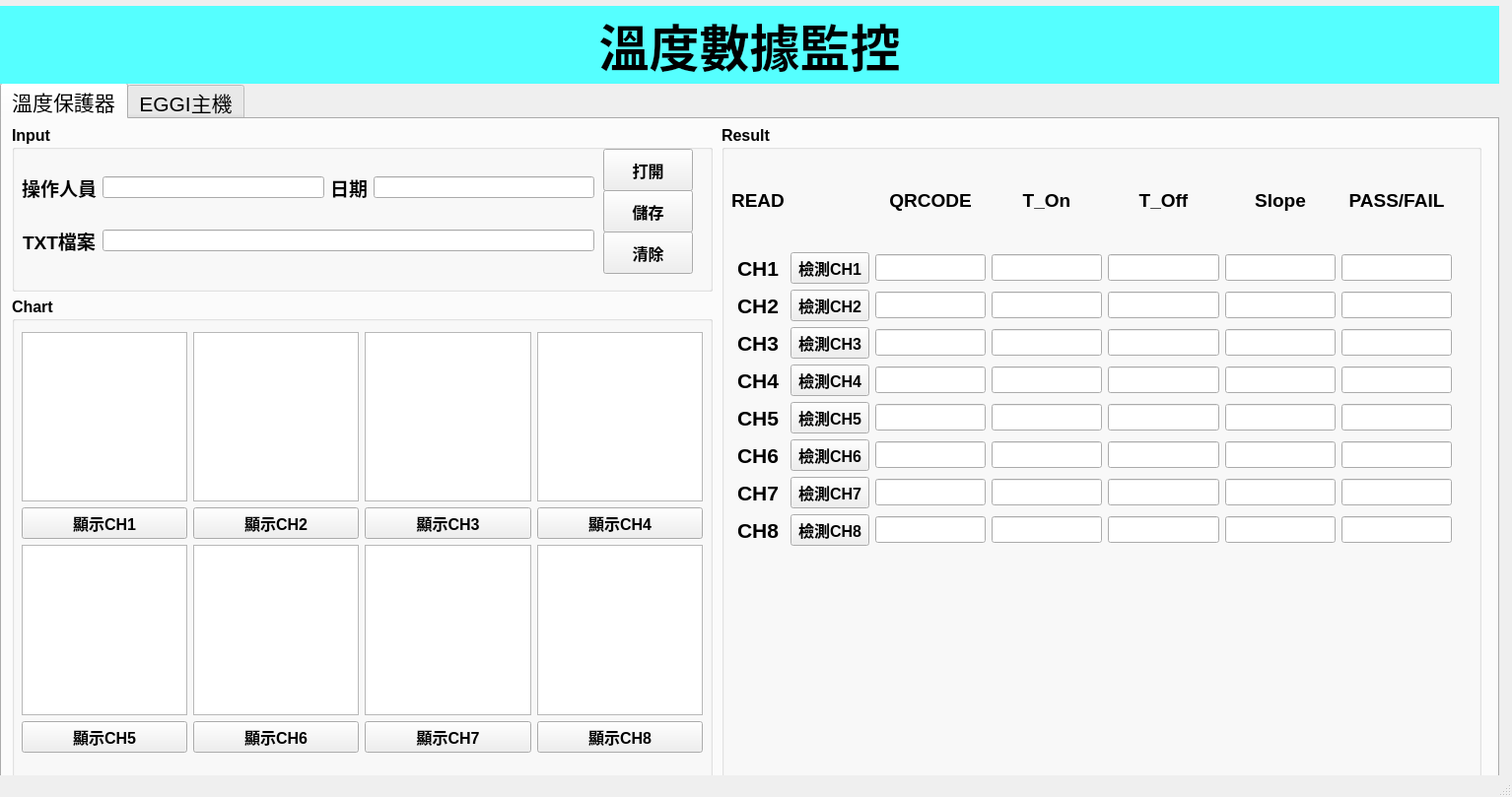
<?xml version="1.0" encoding="UTF-8"?>
<ui version="4.0">
 <class>MainWindow</class>
 <widget class="QMainWindow" name="MainWindow">
  <property name="geometry">
   <rect>
    <x>0</x>
    <y>0</y>
    <width>1534</width>
    <height>809</height>
   </rect>
  </property>
  <property name="windowTitle">
   <string>MainWindow</string>
  </property>
  <widget class="QWidget" name="centralwidget">
   <widget class="QTabWidget" name="tabWidget">
    <property name="geometry">
     <rect>
      <x>0</x>
      <y>84</y>
      <width>1521</width>
      <height>721</height>
     </rect>
    </property>
    <property name="font">
     <font>
      <pointsize>16</pointsize>
     </font>
    </property>
    <property name="currentIndex">
     <number>0</number>
    </property>
    <widget class="QWidget" name="tab_Sulink">
     <attribute name="title">
      <string>溫度保護器</string>
     </attribute>
     <widget class="QGroupBox" name="Input_box">
      <property name="geometry">
       <rect>
        <x>10</x>
        <y>6</y>
        <width>711</width>
        <height>169</height>
       </rect>
      </property>
      <property name="font">
       <font>
        <pointsize>12</pointsize>
        <weight>75</weight>
        <italic>false</italic>
        <bold>true</bold>
        <underline>false</underline>
        <strikeout>false</strikeout>
        <kerning>true</kerning>
       </font>
      </property>
      <property name="styleSheet">
       <string notr="true">QGroupBox {
            border-color: rgb(156, 156, 156);
        }</string>
      </property>
      <property name="title">
       <string>Input</string>
      </property>
      <widget class="QPushButton" name="btn_opentxt">
       <property name="geometry">
        <rect>
         <x>600</x>
         <y>24</y>
         <width>91</width>
         <height>43</height>
        </rect>
       </property>
       <property name="font">
        <font>
         <pointsize>12</pointsize>
         <weight>75</weight>
         <italic>false</italic>
         <bold>true</bold>
         <underline>false</underline>
         <strikeout>false</strikeout>
         <kerning>true</kerning>
        </font>
       </property>
       <property name="text">
        <string>打開</string>
       </property>
      </widget>
      <widget class="QPushButton" name="btn_save">
       <property name="geometry">
        <rect>
         <x>600</x>
         <y>66</y>
         <width>91</width>
         <height>43</height>
        </rect>
       </property>
       <property name="font">
        <font>
         <pointsize>12</pointsize>
         <weight>75</weight>
         <italic>false</italic>
         <bold>true</bold>
         <underline>false</underline>
         <strikeout>false</strikeout>
         <kerning>true</kerning>
        </font>
       </property>
       <property name="text">
        <string>儲存</string>
       </property>
      </widget>
      <widget class="QPushButton" name="btn_clean">
       <property name="geometry">
        <rect>
         <x>600</x>
         <y>108</y>
         <width>91</width>
         <height>43</height>
        </rect>
       </property>
       <property name="font">
        <font>
         <pointsize>12</pointsize>
         <weight>75</weight>
         <italic>false</italic>
         <bold>true</bold>
         <underline>false</underline>
         <strikeout>false</strikeout>
         <kerning>true</kerning>
        </font>
       </property>
       <property name="text">
        <string>清除</string>
       </property>
      </widget>
      <widget class="QWidget" name="layoutWidget">
       <property name="geometry">
        <rect>
         <x>10</x>
         <y>30</y>
         <width>581</width>
         <height>121</height>
        </rect>
       </property>
       <layout class="QGridLayout" name="gridLayout_2">
        <item row="0" column="0">
         <widget class="QLabel" name="label_name">
          <property name="font">
           <font>
            <pointsize>14</pointsize>
            <weight>75</weight>
            <italic>false</italic>
            <bold>true</bold>
            <underline>false</underline>
            <strikeout>false</strikeout>
            <kerning>true</kerning>
           </font>
          </property>
          <property name="text">
           <string>操作人員</string>
          </property>
          <property name="alignment">
           <set>Qt::AlignCenter</set>
          </property>
         </widget>
        </item>
        <item row="0" column="1">
         <widget class="QLineEdit" name="input_name"/>
        </item>
        <item row="0" column="2">
         <widget class="QLabel" name="label_datetime">
          <property name="font">
           <font>
            <pointsize>14</pointsize>
            <weight>75</weight>
            <italic>false</italic>
            <bold>true</bold>
            <underline>false</underline>
            <strikeout>false</strikeout>
            <kerning>true</kerning>
           </font>
          </property>
          <property name="text">
           <string>日期</string>
          </property>
          <property name="alignment">
           <set>Qt::AlignCenter</set>
          </property>
         </widget>
        </item>
        <item row="0" column="3">
         <widget class="QLineEdit" name="output_datetime"/>
        </item>
        <item row="1" column="0">
         <widget class="QLabel" name="label_txt_2">
          <property name="font">
           <font>
            <pointsize>14</pointsize>
            <weight>75</weight>
            <italic>false</italic>
            <bold>true</bold>
            <underline>false</underline>
            <strikeout>false</strikeout>
            <kerning>true</kerning>
           </font>
          </property>
          <property name="text">
           <string>TXT檔案</string>
          </property>
          <property name="alignment">
           <set>Qt::AlignCenter</set>
          </property>
         </widget>
        </item>
        <item row="1" column="1" colspan="3">
         <widget class="QLineEdit" name="input_file"/>
        </item>
       </layout>
      </widget>
     </widget>
     <widget class="QGroupBox" name="Chart_box">
      <property name="geometry">
       <rect>
        <x>10</x>
        <y>180</y>
        <width>711</width>
        <height>493</height>
       </rect>
      </property>
      <property name="font">
       <font>
        <pointsize>12</pointsize>
        <weight>75</weight>
        <bold>true</bold>
       </font>
      </property>
      <property name="title">
       <string>Chart</string>
      </property>
      <widget class="QSplitter" name="splitter_2">
       <property name="geometry">
        <rect>
         <x>16</x>
         <y>156</y>
         <width>0</width>
         <height>0</height>
        </rect>
       </property>
       <property name="orientation">
        <enum>Qt::Vertical</enum>
       </property>
       <widget class="QWidget" name="widget_6" native="true">
        <property name="styleSheet">
         <string notr="true">background-color: rgb(255, 255, 255);</string>
        </property>
       </widget>
       <widget class="QWidget" name="widget_7" native="true">
        <property name="styleSheet">
         <string notr="true">background-color: rgb(255, 255, 255);</string>
        </property>
       </widget>
       <widget class="QWidget" name="widget_8" native="true">
        <property name="styleSheet">
         <string notr="true">background-color: rgb(255, 255, 255);</string>
        </property>
       </widget>
       <widget class="QWidget" name="widget_5" native="true">
        <property name="styleSheet">
         <string notr="true">background-color: rgb(255, 255, 255);</string>
        </property>
       </widget>
      </widget>
      <widget class="QWidget" name="layoutWidget_2">
       <property name="geometry">
        <rect>
         <x>10</x>
         <y>36</y>
         <width>691</width>
         <height>427</height>
        </rect>
       </property>
       <layout class="QGridLayout" name="gridLayout_3">
        <item row="3" column="1">
         <widget class="QPushButton" name="ch6_display">
          <property name="text">
           <string>顯示CH6</string>
          </property>
         </widget>
        </item>
        <item row="3" column="2">
         <widget class="QPushButton" name="ch7_display">
          <property name="text">
           <string>顯示CH7</string>
          </property>
         </widget>
        </item>
        <item row="3" column="3">
         <widget class="QPushButton" name="ch8_display">
          <property name="text">
           <string>顯示CH8</string>
          </property>
         </widget>
        </item>
        <item row="1" column="2">
         <widget class="QPushButton" name="ch3_display">
          <property name="text">
           <string>顯示CH3</string>
          </property>
         </widget>
        </item>
        <item row="0" column="2">
         <widget class="QGraphicsView" name="ch3_chart"/>
        </item>
        <item row="2" column="2">
         <widget class="QGraphicsView" name="ch7_chart"/>
        </item>
        <item row="2" column="3">
         <widget class="QGraphicsView" name="ch8_chart"/>
        </item>
        <item row="0" column="3">
         <widget class="QGraphicsView" name="ch4_chart"/>
        </item>
        <item row="1" column="0">
         <widget class="QPushButton" name="ch1_display">
          <property name="text">
           <string>顯示CH1</string>
          </property>
         </widget>
        </item>
        <item row="0" column="0">
         <widget class="QGraphicsView" name="ch1_chart"/>
        </item>
        <item row="2" column="1">
         <widget class="QGraphicsView" name="ch6_chart"/>
        </item>
        <item row="1" column="1">
         <widget class="QPushButton" name="ch2_display">
          <property name="text">
           <string>顯示CH2</string>
          </property>
         </widget>
        </item>
        <item row="2" column="0">
         <widget class="QGraphicsView" name="ch5_chart"/>
        </item>
        <item row="0" column="1">
         <widget class="QGraphicsView" name="ch2_chart"/>
        </item>
        <item row="3" column="0">
         <widget class="QPushButton" name="ch5_display">
          <property name="text">
           <string>顯示CH5</string>
          </property>
         </widget>
        </item>
        <item row="1" column="3">
         <widget class="QPushButton" name="ch4_display">
          <property name="text">
           <string>顯示CH4</string>
          </property>
         </widget>
        </item>
       </layout>
      </widget>
     </widget>
     <widget class="QGroupBox" name="Result_box">
      <property name="geometry">
       <rect>
        <x>730</x>
        <y>6</y>
        <width>771</width>
        <height>667</height>
       </rect>
      </property>
      <property name="font">
       <font>
        <pointsize>12</pointsize>
        <weight>75</weight>
        <bold>true</bold>
       </font>
      </property>
      <property name="title">
       <string>Result</string>
      </property>
      <widget class="QWidget" name="">
       <property name="geometry">
        <rect>
         <x>10</x>
         <y>30</y>
         <width>731</width>
         <height>397</height>
        </rect>
       </property>
       <layout class="QGridLayout" name="gridLayout">
        <item row="4" column="5">
         <widget class="QLineEdit" name="ch4_slope">
          <property name="alignment">
           <set>Qt::AlignCenter</set>
          </property>
         </widget>
        </item>
        <item row="1" column="3">
         <widget class="QLineEdit" name="ch1_T_On">
          <property name="alignment">
           <set>Qt::AlignCenter</set>
          </property>
         </widget>
        </item>
        <item row="7" column="5">
         <widget class="QLineEdit" name="ch7_slope">
          <property name="alignment">
           <set>Qt::AlignCenter</set>
          </property>
         </widget>
        </item>
        <item row="2" column="3">
         <widget class="QLineEdit" name="ch2_T_On">
          <property name="alignment">
           <set>Qt::AlignCenter</set>
          </property>
         </widget>
        </item>
        <item row="4" column="4">
         <widget class="QLineEdit" name="ch4_T_Off">
          <property name="alignment">
           <set>Qt::AlignCenter</set>
          </property>
         </widget>
        </item>
        <item row="6" column="5">
         <widget class="QLineEdit" name="ch6_slope">
          <property name="alignment">
           <set>Qt::AlignCenter</set>
          </property>
         </widget>
        </item>
        <item row="5" column="4">
         <widget class="QLineEdit" name="ch5_T_Off">
          <property name="alignment">
           <set>Qt::AlignCenter</set>
          </property>
         </widget>
        </item>
        <item row="6" column="2">
         <widget class="QLineEdit" name="ch6_qrcodelable">
          <property name="alignment">
           <set>Qt::AlignCenter</set>
          </property>
         </widget>
        </item>
        <item row="8" column="5">
         <widget class="QLineEdit" name="ch8_slope">
          <property name="alignment">
           <set>Qt::AlignCenter</set>
          </property>
         </widget>
        </item>
        <item row="2" column="1">
         <widget class="QPushButton" name="ch2_qrcode">
          <property name="text">
           <string>檢測CH2</string>
          </property>
         </widget>
        </item>
        <item row="1" column="0">
         <widget class="QLabel" name="label_ch1">
          <property name="font">
           <font>
            <pointsize>16</pointsize>
            <weight>75</weight>
            <bold>true</bold>
           </font>
          </property>
          <property name="text">
           <string>CH1</string>
          </property>
          <property name="alignment">
           <set>Qt::AlignCenter</set>
          </property>
         </widget>
        </item>
        <item row="7" column="0">
         <widget class="QLabel" name="label_ch7">
          <property name="font">
           <font>
            <pointsize>16</pointsize>
            <weight>75</weight>
            <bold>true</bold>
           </font>
          </property>
          <property name="text">
           <string>CH7</string>
          </property>
          <property name="alignment">
           <set>Qt::AlignCenter</set>
          </property>
         </widget>
        </item>
        <item row="3" column="3">
         <widget class="QLineEdit" name="ch3_T_On">
          <property name="alignment">
           <set>Qt::AlignCenter</set>
          </property>
         </widget>
        </item>
        <item row="3" column="6">
         <widget class="QLineEdit" name="ch3_PF">
          <property name="alignment">
           <set>Qt::AlignCenter</set>
          </property>
         </widget>
        </item>
        <item row="5" column="6">
         <widget class="QLineEdit" name="ch5_PF">
          <property name="alignment">
           <set>Qt::AlignCenter</set>
          </property>
         </widget>
        </item>
        <item row="2" column="0">
         <widget class="QLabel" name="label_ch2">
          <property name="font">
           <font>
            <pointsize>16</pointsize>
            <weight>75</weight>
            <bold>true</bold>
           </font>
          </property>
          <property name="text">
           <string>CH2</string>
          </property>
          <property name="alignment">
           <set>Qt::AlignCenter</set>
          </property>
         </widget>
        </item>
        <item row="5" column="0">
         <widget class="QLabel" name="label_ch5">
          <property name="font">
           <font>
            <pointsize>16</pointsize>
            <weight>75</weight>
            <bold>true</bold>
           </font>
          </property>
          <property name="text">
           <string>CH5</string>
          </property>
          <property name="alignment">
           <set>Qt::AlignCenter</set>
          </property>
         </widget>
        </item>
        <item row="8" column="0">
         <widget class="QLabel" name="label_ch8">
          <property name="font">
           <font>
            <pointsize>16</pointsize>
            <weight>75</weight>
            <bold>true</bold>
           </font>
          </property>
          <property name="text">
           <string>CH8</string>
          </property>
          <property name="alignment">
           <set>Qt::AlignCenter</set>
          </property>
         </widget>
        </item>
        <item row="3" column="4">
         <widget class="QLineEdit" name="ch3_T_Off">
          <property name="alignment">
           <set>Qt::AlignCenter</set>
          </property>
         </widget>
        </item>
        <item row="5" column="5">
         <widget class="QLineEdit" name="ch5_slope">
          <property name="alignment">
           <set>Qt::AlignCenter</set>
          </property>
         </widget>
        </item>
        <item row="8" column="6">
         <widget class="QLineEdit" name="ch8_PF">
          <property name="alignment">
           <set>Qt::AlignCenter</set>
          </property>
         </widget>
        </item>
        <item row="2" column="4">
         <widget class="QLineEdit" name="ch2_T_Off">
          <property name="alignment">
           <set>Qt::AlignCenter</set>
          </property>
         </widget>
        </item>
        <item row="2" column="2">
         <widget class="QLineEdit" name="ch2_qrcodelable">
          <property name="alignment">
           <set>Qt::AlignCenter</set>
          </property>
         </widget>
        </item>
        <item row="5" column="1">
         <widget class="QPushButton" name="ch5_qrcode">
          <property name="text">
           <string>檢測CH5</string>
          </property>
         </widget>
        </item>
        <item row="1" column="2">
         <widget class="QLineEdit" name="ch1_qrcodelable">
          <property name="alignment">
           <set>Qt::AlignCenter</set>
          </property>
         </widget>
        </item>
        <item row="1" column="5">
         <widget class="QLineEdit" name="ch1_slope">
          <property name="alignment">
           <set>Qt::AlignCenter</set>
          </property>
         </widget>
        </item>
        <item row="7" column="2">
         <widget class="QLineEdit" name="ch7_qrcodelable">
          <property name="alignment">
           <set>Qt::AlignCenter</set>
          </property>
         </widget>
        </item>
        <item row="8" column="3">
         <widget class="QLineEdit" name="ch8_T_On">
          <property name="alignment">
           <set>Qt::AlignCenter</set>
          </property>
         </widget>
        </item>
        <item row="1" column="4">
         <widget class="QLineEdit" name="ch1_T_Off">
          <property name="alignment">
           <set>Qt::AlignCenter</set>
          </property>
         </widget>
        </item>
        <item row="7" column="4">
         <widget class="QLineEdit" name="ch7_T_Off">
          <property name="alignment">
           <set>Qt::AlignCenter</set>
          </property>
         </widget>
        </item>
        <item row="7" column="1">
         <widget class="QPushButton" name="ch7_qrcode">
          <property name="text">
           <string>檢測CH7</string>
          </property>
         </widget>
        </item>
        <item row="3" column="5">
         <widget class="QLineEdit" name="ch3_slope">
          <property name="alignment">
           <set>Qt::AlignCenter</set>
          </property>
         </widget>
        </item>
        <item row="7" column="3">
         <widget class="QLineEdit" name="ch7_T_On">
          <property name="alignment">
           <set>Qt::AlignCenter</set>
          </property>
         </widget>
        </item>
        <item row="6" column="6">
         <widget class="QLineEdit" name="ch6_PF">
          <property name="alignment">
           <set>Qt::AlignCenter</set>
          </property>
         </widget>
        </item>
        <item row="4" column="1">
         <widget class="QPushButton" name="ch4_qrcode">
          <property name="text">
           <string>檢測CH4</string>
          </property>
         </widget>
        </item>
        <item row="5" column="3">
         <widget class="QLineEdit" name="ch5_T_On">
          <property name="alignment">
           <set>Qt::AlignCenter</set>
          </property>
         </widget>
        </item>
        <item row="3" column="1">
         <widget class="QPushButton" name="ch3_qrcode">
          <property name="text">
           <string>檢測CH3</string>
          </property>
         </widget>
        </item>
        <item row="1" column="1">
         <widget class="QPushButton" name="ch1_qrcode">
          <property name="text">
           <string>檢測CH1</string>
          </property>
         </widget>
        </item>
        <item row="6" column="3">
         <widget class="QLineEdit" name="ch6_T_On">
          <property name="alignment">
           <set>Qt::AlignCenter</set>
          </property>
         </widget>
        </item>
        <item row="2" column="5">
         <widget class="QLineEdit" name="ch2_slope">
          <property name="alignment">
           <set>Qt::AlignCenter</set>
          </property>
         </widget>
        </item>
        <item row="3" column="2">
         <widget class="QLineEdit" name="ch3_qrcodelable">
          <property name="alignment">
           <set>Qt::AlignCenter</set>
          </property>
         </widget>
        </item>
        <item row="4" column="0">
         <widget class="QLabel" name="label_ch4">
          <property name="font">
           <font>
            <pointsize>16</pointsize>
            <weight>75</weight>
            <bold>true</bold>
           </font>
          </property>
          <property name="text">
           <string>CH4</string>
          </property>
          <property name="alignment">
           <set>Qt::AlignCenter</set>
          </property>
         </widget>
        </item>
        <item row="3" column="0">
         <widget class="QLabel" name="label_ch3">
          <property name="font">
           <font>
            <pointsize>16</pointsize>
            <weight>75</weight>
            <bold>true</bold>
           </font>
          </property>
          <property name="text">
           <string>CH3</string>
          </property>
          <property name="alignment">
           <set>Qt::AlignCenter</set>
          </property>
         </widget>
        </item>
        <item row="7" column="6">
         <widget class="QLineEdit" name="ch7_PF">
          <property name="alignment">
           <set>Qt::AlignCenter</set>
          </property>
         </widget>
        </item>
        <item row="6" column="4">
         <widget class="QLineEdit" name="ch6_T_Off">
          <property name="alignment">
           <set>Qt::AlignCenter</set>
          </property>
         </widget>
        </item>
        <item row="1" column="6">
         <widget class="QLineEdit" name="ch1_PF">
          <property name="alignment">
           <set>Qt::AlignCenter</set>
          </property>
         </widget>
        </item>
        <item row="8" column="4">
         <widget class="QLineEdit" name="ch8_T_Off">
          <property name="alignment">
           <set>Qt::AlignCenter</set>
          </property>
         </widget>
        </item>
        <item row="4" column="6">
         <widget class="QLineEdit" name="ch4_PF">
          <property name="alignment">
           <set>Qt::AlignCenter</set>
          </property>
         </widget>
        </item>
        <item row="8" column="2">
         <widget class="QLineEdit" name="ch8_qrcodelable">
          <property name="alignment">
           <set>Qt::AlignCenter</set>
          </property>
         </widget>
        </item>
        <item row="6" column="1">
         <widget class="QPushButton" name="ch6_qrcode">
          <property name="text">
           <string>檢測CH6</string>
          </property>
         </widget>
        </item>
        <item row="8" column="1">
         <widget class="QPushButton" name="ch8_qrcode">
          <property name="text">
           <string>檢測CH8</string>
          </property>
         </widget>
        </item>
        <item row="2" column="6">
         <widget class="QLineEdit" name="ch2_PF">
          <property name="alignment">
           <set>Qt::AlignCenter</set>
          </property>
         </widget>
        </item>
        <item row="6" column="0">
         <widget class="QLabel" name="label_ch6">
          <property name="font">
           <font>
            <pointsize>16</pointsize>
            <weight>75</weight>
            <bold>true</bold>
           </font>
          </property>
          <property name="text">
           <string>CH6</string>
          </property>
          <property name="alignment">
           <set>Qt::AlignCenter</set>
          </property>
         </widget>
        </item>
        <item row="5" column="2">
         <widget class="QLineEdit" name="ch5_qrcodelable">
          <property name="alignment">
           <set>Qt::AlignCenter</set>
          </property>
         </widget>
        </item>
        <item row="4" column="2">
         <widget class="QLineEdit" name="ch4_qrcodelable">
          <property name="alignment">
           <set>Qt::AlignCenter</set>
          </property>
         </widget>
        </item>
        <item row="4" column="3">
         <widget class="QLineEdit" name="ch4_T_On">
          <property name="alignment">
           <set>Qt::AlignCenter</set>
          </property>
         </widget>
        </item>
        <item row="0" column="2">
         <widget class="QLabel" name="label_qrcode">
          <property name="font">
           <font>
            <pointsize>14</pointsize>
            <weight>75</weight>
            <bold>true</bold>
           </font>
          </property>
          <property name="text">
           <string>QRCODE</string>
          </property>
          <property name="alignment">
           <set>Qt::AlignCenter</set>
          </property>
         </widget>
        </item>
        <item row="0" column="3">
         <widget class="QLabel" name="label_T_On">
          <property name="font">
           <font>
            <pointsize>14</pointsize>
            <weight>75</weight>
            <bold>true</bold>
           </font>
          </property>
          <property name="text">
           <string>T_On</string>
          </property>
          <property name="alignment">
           <set>Qt::AlignCenter</set>
          </property>
         </widget>
        </item>
        <item row="0" column="4">
         <widget class="QLabel" name="label_T_Off">
          <property name="font">
           <font>
            <pointsize>14</pointsize>
            <weight>75</weight>
            <bold>true</bold>
           </font>
          </property>
          <property name="text">
           <string>T_Off</string>
          </property>
          <property name="alignment">
           <set>Qt::AlignCenter</set>
          </property>
         </widget>
        </item>
        <item row="0" column="5">
         <widget class="QLabel" name="label_Slope">
          <property name="font">
           <font>
            <pointsize>14</pointsize>
            <weight>75</weight>
            <bold>true</bold>
           </font>
          </property>
          <property name="text">
           <string>Slope</string>
          </property>
          <property name="alignment">
           <set>Qt::AlignCenter</set>
          </property>
         </widget>
        </item>
        <item row="0" column="6">
         <widget class="QLabel" name="label_T_On_14">
          <property name="font">
           <font>
            <pointsize>14</pointsize>
            <weight>75</weight>
            <bold>true</bold>
           </font>
          </property>
          <property name="text">
           <string>PASS/FAIL</string>
          </property>
          <property name="alignment">
           <set>Qt::AlignCenter</set>
          </property>
         </widget>
        </item>
        <item row="0" column="0">
         <widget class="QLabel" name="label_qrcode_2">
          <property name="font">
           <font>
            <pointsize>14</pointsize>
            <weight>75</weight>
            <bold>true</bold>
           </font>
          </property>
          <property name="text">
           <string>READ</string>
          </property>
          <property name="alignment">
           <set>Qt::AlignCenter</set>
          </property>
         </widget>
        </item>
       </layout>
      </widget>
      <widget class="QLabel" name="label_4">
       <property name="geometry">
        <rect>
         <x>112</x>
         <y>79</y>
         <width>84</width>
         <height>28</height>
        </rect>
       </property>
       <property name="text">
        <string/>
       </property>
      </widget>
     </widget>
    </widget>
    <widget class="QWidget" name="tab_hardware">
     <attribute name="title">
      <string>EGGI主機</string>
     </attribute>
     <widget class="QGroupBox" name="com_Input_box">
      <property name="geometry">
       <rect>
        <x>10</x>
        <y>6</y>
        <width>711</width>
        <height>169</height>
       </rect>
      </property>
      <property name="font">
       <font>
        <pointsize>12</pointsize>
        <weight>75</weight>
        <italic>false</italic>
        <bold>true</bold>
        <underline>false</underline>
        <strikeout>false</strikeout>
        <kerning>true</kerning>
       </font>
      </property>
      <property name="styleSheet">
       <string notr="true">border-color:black</string>
      </property>
      <property name="title">
       <string>Input</string>
      </property>
      <widget class="QPushButton" name="com_btn_opentxt">
       <property name="geometry">
        <rect>
         <x>600</x>
         <y>24</y>
         <width>91</width>
         <height>43</height>
        </rect>
       </property>
       <property name="font">
        <font>
         <pointsize>12</pointsize>
         <weight>75</weight>
         <italic>false</italic>
         <bold>true</bold>
         <underline>false</underline>
         <strikeout>false</strikeout>
         <kerning>true</kerning>
        </font>
       </property>
       <property name="text">
        <string>打開</string>
       </property>
      </widget>
      <widget class="QPushButton" name="com_btn_save">
       <property name="geometry">
        <rect>
         <x>600</x>
         <y>66</y>
         <width>91</width>
         <height>43</height>
        </rect>
       </property>
       <property name="font">
        <font>
         <pointsize>12</pointsize>
         <weight>75</weight>
         <italic>false</italic>
         <bold>true</bold>
         <underline>false</underline>
         <strikeout>false</strikeout>
         <kerning>true</kerning>
        </font>
       </property>
       <property name="text">
        <string>儲存</string>
       </property>
      </widget>
      <widget class="QPushButton" name="com_btn_clean">
       <property name="geometry">
        <rect>
         <x>600</x>
         <y>108</y>
         <width>91</width>
         <height>43</height>
        </rect>
       </property>
       <property name="font">
        <font>
         <pointsize>12</pointsize>
         <weight>75</weight>
         <italic>false</italic>
         <bold>true</bold>
         <underline>false</underline>
         <strikeout>false</strikeout>
         <kerning>true</kerning>
        </font>
       </property>
       <property name="text">
        <string>清除</string>
       </property>
      </widget>
      <widget class="QWidget" name="layoutWidget_4">
       <property name="geometry">
        <rect>
         <x>10</x>
         <y>30</y>
         <width>581</width>
         <height>121</height>
        </rect>
       </property>
       <layout class="QGridLayout" name="gridLayout_4">
        <item row="0" column="0">
         <widget class="QLabel" name="com_label_name">
          <property name="font">
           <font>
            <pointsize>14</pointsize>
            <weight>75</weight>
            <italic>false</italic>
            <bold>true</bold>
            <underline>false</underline>
            <strikeout>false</strikeout>
            <kerning>true</kerning>
           </font>
          </property>
          <property name="text">
           <string>操作人員</string>
          </property>
          <property name="alignment">
           <set>Qt::AlignCenter</set>
          </property>
         </widget>
        </item>
        <item row="0" column="1">
         <widget class="QLineEdit" name="com_input_name"/>
        </item>
        <item row="0" column="2">
         <widget class="QLabel" name="com_label_datetime">
          <property name="font">
           <font>
            <pointsize>14</pointsize>
            <weight>75</weight>
            <italic>false</italic>
            <bold>true</bold>
            <underline>false</underline>
            <strikeout>false</strikeout>
            <kerning>true</kerning>
           </font>
          </property>
          <property name="text">
           <string>日期</string>
          </property>
          <property name="alignment">
           <set>Qt::AlignCenter</set>
          </property>
         </widget>
        </item>
        <item row="0" column="3">
         <widget class="QLineEdit" name="com_output_datetime"/>
        </item>
        <item row="1" column="0">
         <widget class="QLabel" name="com_label_txt">
          <property name="font">
           <font>
            <pointsize>14</pointsize>
            <weight>75</weight>
            <italic>false</italic>
            <bold>true</bold>
            <underline>false</underline>
            <strikeout>false</strikeout>
            <kerning>true</kerning>
           </font>
          </property>
          <property name="text">
           <string>TXT檔案</string>
          </property>
          <property name="alignment">
           <set>Qt::AlignCenter</set>
          </property>
         </widget>
        </item>
        <item row="1" column="1" colspan="3">
         <widget class="QLineEdit" name="com_input_file"/>
        </item>
       </layout>
      </widget>
     </widget>
     <widget class="QGroupBox" name="com_Chart_box">
      <property name="geometry">
       <rect>
        <x>10</x>
        <y>180</y>
        <width>711</width>
        <height>487</height>
       </rect>
      </property>
      <property name="font">
       <font>
        <pointsize>12</pointsize>
        <weight>75</weight>
        <bold>true</bold>
       </font>
      </property>
      <property name="title">
       <string>Chart</string>
      </property>
      <widget class="QGraphicsView" name="lid_chart">
       <property name="geometry">
        <rect>
         <x>10</x>
         <y>36</y>
         <width>681</width>
         <height>205</height>
        </rect>
       </property>
      </widget>
      <widget class="QGraphicsView" name="well_chart">
       <property name="geometry">
        <rect>
         <x>10</x>
         <y>246</y>
         <width>681</width>
         <height>205</height>
        </rect>
       </property>
      </widget>
     </widget>
     <widget class="QGroupBox" name="com_result">
      <property name="geometry">
       <rect>
        <x>730</x>
        <y>6</y>
        <width>771</width>
        <height>661</height>
       </rect>
      </property>
      <property name="font">
       <font>
        <pointsize>12</pointsize>
        <weight>75</weight>
        <bold>true</bold>
       </font>
      </property>
      <property name="title">
       <string>Result</string>
      </property>
      <widget class="QWidget" name="layoutWidget">
       <property name="geometry">
        <rect>
         <x>70</x>
         <y>30</y>
         <width>641</width>
         <height>127</height>
        </rect>
       </property>
       <layout class="QGridLayout" name="gridLayout_5">
        <item row="1" column="1">
         <widget class="QLineEdit" name="lineEdit_2"/>
        </item>
        <item row="0" column="1">
         <widget class="QLabel" name="label">
          <property name="font">
           <font>
            <pointsize>14</pointsize>
            <weight>75</weight>
            <bold>true</bold>
           </font>
          </property>
          <property name="text">
           <string>上蓋溫度</string>
          </property>
          <property name="alignment">
           <set>Qt::AlignCenter</set>
          </property>
         </widget>
        </item>
        <item row="0" column="3">
         <widget class="QLabel" name="label_2">
          <property name="font">
           <font>
            <pointsize>14</pointsize>
            <weight>75</weight>
            <bold>true</bold>
           </font>
          </property>
          <property name="text">
           <string>Well溫度</string>
          </property>
          <property name="alignment">
           <set>Qt::AlignCenter</set>
          </property>
         </widget>
        </item>
        <item row="0" column="4">
         <widget class="QLabel" name="label_3">
          <property name="text">
           <string>Pass/Fail</string>
          </property>
          <property name="alignment">
           <set>Qt::AlignCenter</set>
          </property>
         </widget>
        </item>
        <item row="1" column="3">
         <widget class="QLineEdit" name="lineEdit"/>
        </item>
        <item row="1" column="4">
         <widget class="QLineEdit" name="lineEdit_3"/>
        </item>
        <item row="2" column="0">
         <widget class="QLabel" name="label_7">
          <property name="font">
           <font>
            <pointsize>14</pointsize>
            <weight>75</weight>
            <bold>true</bold>
           </font>
          </property>
          <property name="text">
           <string>Step2</string>
          </property>
          <property name="alignment">
           <set>Qt::AlignCenter</set>
          </property>
         </widget>
        </item>
        <item row="1" column="0">
         <widget class="QLabel" name="label_8">
          <property name="font">
           <font>
            <pointsize>14</pointsize>
            <weight>75</weight>
            <bold>true</bold>
           </font>
          </property>
          <property name="text">
           <string>Step1</string>
          </property>
          <property name="alignment">
           <set>Qt::AlignCenter</set>
          </property>
         </widget>
        </item>
        <item row="0" column="2">
         <widget class="QLabel" name="label_9">
          <property name="font">
           <font>
            <pointsize>14</pointsize>
            <weight>75</weight>
            <bold>true</bold>
           </font>
          </property>
          <property name="text">
           <string>Pass/Fail</string>
          </property>
          <property name="alignment">
           <set>Qt::AlignCenter</set>
          </property>
         </widget>
        </item>
        <item row="2" column="1">
         <widget class="QLineEdit" name="lineEdit_5"/>
        </item>
        <item row="2" column="3">
         <widget class="QLineEdit" name="lineEdit_7"/>
        </item>
        <item row="2" column="4">
         <widget class="QLineEdit" name="lineEdit_8"/>
        </item>
        <item row="1" column="2">
         <widget class="QLineEdit" name="lineEdit_13"/>
        </item>
        <item row="2" column="2">
         <widget class="QLineEdit" name="lineEdit_14"/>
        </item>
       </layout>
      </widget>
     </widget>
    </widget>
   </widget>
   <widget class="QLabel" name="EGGI_Title">
    <property name="geometry">
     <rect>
      <x>0</x>
      <y>6</y>
      <width>1521</width>
      <height>79</height>
     </rect>
    </property>
    <property name="font">
     <font>
      <pointsize>38</pointsize>
      <weight>75</weight>
      <bold>true</bold>
      <underline>false</underline>
     </font>
    </property>
    <property name="cursor">
     <cursorShape>ArrowCursor</cursorShape>
    </property>
    <property name="styleSheet">
     <string notr="true">background-color: rgb(85, 255, 255);</string>
    </property>
    <property name="text">
     <string>溫度數據監控</string>
    </property>
    <property name="alignment">
     <set>Qt::AlignCenter</set>
    </property>
   </widget>
  </widget>
  <widget class="QStatusBar" name="statusbar"/>
 </widget>
 <resources/>
 <connections/>
</ui>
